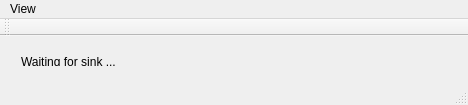
<?xml version="1.0" encoding="UTF-8"?>
<ui version="4.0">
 <class>MainWindow</class>
 <widget class="QMainWindow" name="MainWindow">
  <property name="windowModality">
   <enum>Qt::NonModal</enum>
  </property>
  <property name="geometry">
   <rect>
    <x>0</x>
    <y>0</y>
    <width>468</width>
    <height>105</height>
   </rect>
  </property>
  <property name="windowTitle">
   <string>Settings</string>
  </property>
  <property name="unifiedTitleAndToolBarOnMac">
   <bool>true</bool>
  </property>
  <widget class="QWidget" name="centralWidget">
   <widget class="QWidget" name="gridLayoutWidget_2">
    <property name="geometry">
     <rect>
      <x>10</x>
      <y>10</y>
      <width>451</width>
      <height>31</height>
     </rect>
    </property>
    <layout class="QGridLayout" name="gridLayout_2">
     <item row="0" column="0">
      <widget class="QLabel" name="label">
       <property name="text">
        <string>Waiting for sink ...</string>
       </property>
      </widget>
     </item>
    </layout>
   </widget>
  </widget>
  <widget class="QMenuBar" name="menuBar">
   <property name="geometry">
    <rect>
     <x>0</x>
     <y>0</y>
     <width>468</width>
     <height>22</height>
    </rect>
   </property>
   <widget class="QMenu" name="menuView">
    <property name="title">
     <string>View</string>
    </property>
    <widget class="QMenu" name="menuCamera_views">
     <property name="title">
      <string>Camera views</string>
     </property>
    </widget>
    <widget class="QMenu" name="menuCamera_performance">
     <property name="title">
      <string>Camera performance</string>
     </property>
    </widget>
    <addaction name="menuCamera_views"/>
    <addaction name="menuCamera_performance"/>
    <addaction name="actionView_camera_settings"/>
    <addaction name="actionView_network_topology"/>
    <addaction name="actionHide_main_window"/>
   </widget>
   <addaction name="menuView"/>
  </widget>
  <widget class="QToolBar" name="mainToolBar">
   <attribute name="toolBarArea">
    <enum>TopToolBarArea</enum>
   </attribute>
   <attribute name="toolBarBreak">
    <bool>false</bool>
   </attribute>
  </widget>
  <widget class="QStatusBar" name="statusBar"/>
  <action name="actionSettings">
   <property name="text">
    <string>Settings</string>
   </property>
  </action>
  <action name="actionViews">
   <property name="text">
    <string>Views</string>
   </property>
  </action>
  <action name="actionCamera_Settings">
   <property name="text">
    <string>Camera Settings</string>
   </property>
  </action>
  <action name="actionCamera">
   <property name="text">
    <string>Camera</string>
   </property>
  </action>
  <action name="actionCamera_view_1">
   <property name="text">
    <string>Camera view 1</string>
   </property>
  </action>
  <action name="actionDummy">
   <property name="text">
    <string>Dummy</string>
   </property>
  </action>
  <action name="actionView_Camera_1">
   <property name="text">
    <string>view Camera 1</string>
   </property>
  </action>
  <action name="actionView_camera_settings">
   <property name="text">
    <string>Hide network topology</string>
   </property>
  </action>
  <action name="actionView_network_topology">
   <property name="text">
    <string>Hide network topology</string>
   </property>
  </action>
  <action name="actionHide_main_window">
   <property name="text">
    <string>Hide main window</string>
   </property>
  </action>
  <action name="actionAsd">
   <property name="text">
    <string>asd</string>
   </property>
  </action>
 </widget>
 <layoutdefault spacing="6" margin="11"/>
 <resources/>
 <connections/>
 <buttongroups>
  <buttongroup name="buttonGroup_operativeMode"/>
 </buttongroups>
</ui>
